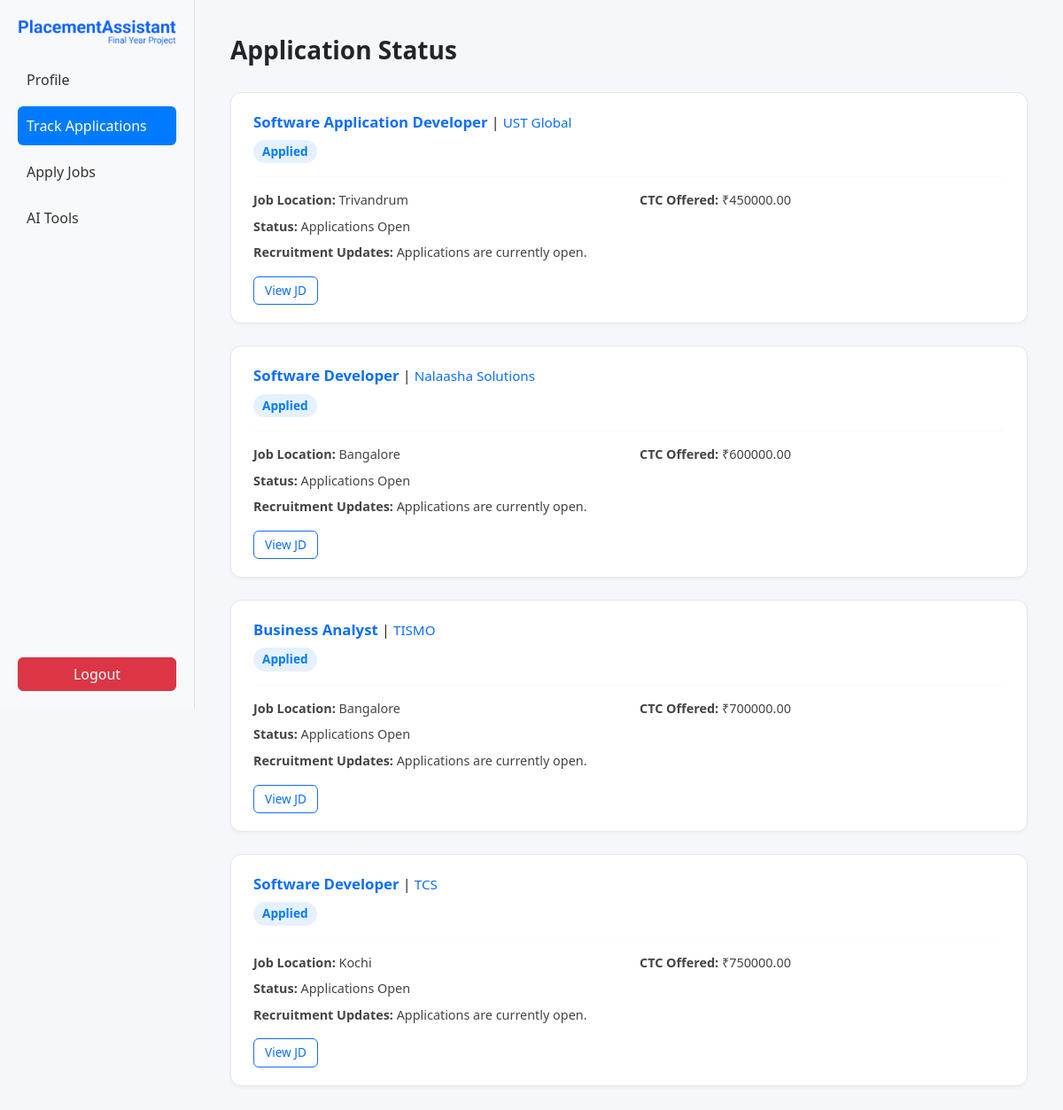
Page /jobs/track/ (signed in) on the earlier database version.
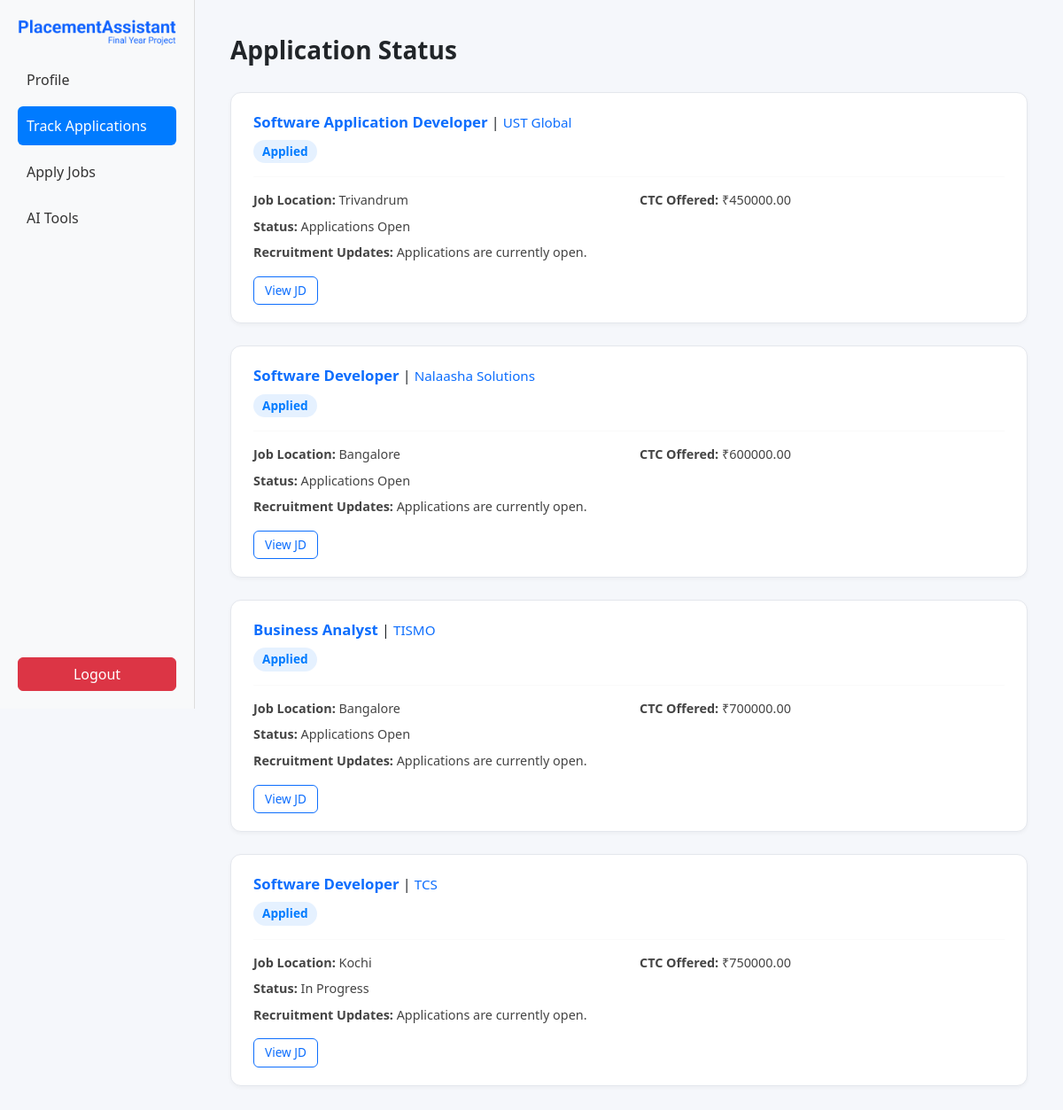
Same page on the later database version.
### jobs/models.py (models this page shows, shortened)
class Application(models.Model):
    STATUS_CHOICES = [
        ("Applied", "Applied"),
        ("Shortlisted", "Shortlisted"),
        ("Rejected", "Rejected"),
        ("Selected", "Selected"),
    ]
    student = models.ForeignKey(User, on_delete=models.CASCADE, related_name="applications")
    job = models.ForeignKey(Job, on_delete=models.CASCADE, related_name="applications")
    applied_at = models.DateTimeField(default=timezone.now)
    status = models.CharField(max_length=20, choices=STATUS_CHOICES, default="Applied")
    class Meta:
        unique_together = ("student", "job")  # Prevent multiple applications

class Job(models.Model):
    SLAB_CHOICES = [
        (1, "Slab 1 (< 6 LPA)"),
        (2, "Slab 2 (6–12 LPA)"),
        (3, "Slab 3 (>= 12 LPA)"),
    ]
    STATUS_CHOICES = [
        ('open', 'Applications Open'),
        ('progress', 'In Progress'),
        ('closed', 'Completed'),
    ]
    title = models.CharField(max_length=255)
    company_name = models.CharField(max_length=255)
    location = models.CharField(max_length=255)
    ctc = models.DecimalField(max_digits=10, decimal_places=2)  # LPA
    slab = models.IntegerField(choices=SLAB_CHOICES, blank=True, null=True)
    deadline = models.DateTimeField()
    min_cgpa = models.DecimalField(max_digits=4, decimal_places=2)
    max_backlogs = models.IntegerField(default=0)
    history_allowed = models.BooleanField(default=True)
    jd_file = models.FileField(upload_to="job_descriptions/",null=True, blank=True)
    created_by = models.ForeignKey(User, on_delete=models.CASCADE, related_name="posted_jobs")
    created_at = models.DateTimeField(auto_now_add=True)
    status = models.CharField(max_length=20, choices=STATUS_CHOICES, default='open')
    recruitment_updates = models.TextField(default="Applications are currently open.", blank=True)

### jobs/views.py (the view)
# urls.py: path('track/', views.track_applications, name='track_applications'),
@login_required
def track_applications(request):
    applications = Application.objects.filter(student=request.user).select_related('job')
    return render(request, 'students/track_applications.html', {'applications': applications})

### students/templates/students/track_applications.html (shortened to what this page needs)
{% load static %}
<!DOCTYPE html>
<html lang="en">
<head>
  <link href="https://cdn.jsdelivr.net/npm/bootstrap@5.3.2/dist/css/bootstrap.min.css" rel="stylesheet">
</head>
<body>
  <div class="d-flex">
    <div class="sidebar">
      <div class="logo-container text-center mb-3">
        <img src="{% static 'images/logo.png' %}" alt="PlacementAssistant Logo" class="img-fluid" style="max-height: 40px;">
      </div>
      <a href="{% url 'student_profile' %}">Profile</a>
      <a href="{% url 'track_applications' %}" class="active">Track Applications</a>
      <a href="{% url 'job_list' %}">Apply Jobs</a>
      <a href="{% url 'ai_tools' %}">AI Tools</a>
      <form method="post" action="/">
        <button type="submit" class="btn btn-danger w-100 mt-auto">Logout</button>
      </form>
    </div>
    <div class="main-content">
      <h3>Application Status</h3>
      {% if applications %}
        {% for app in applications %}
          <div class="app-card">
            <div>
              <span class="job-title">{{ app.job.title }}</span> |
              <span class="company-name">{{ app.job.company_name }}</span>
            </div>
            <div class="mt-2">
              <span class="status status-{{ app.status|lower }}">
                {{ app.get_status_display }}
              </span>
            </div>
            <hr>
            <div class="row job-info">
              <div class="col-md-6"><strong>Job Location:</strong> {{ app.job.location }}</div>
              <div class="col-md-6"><strong>CTC Offered:</strong> ₹{{ app.job.ctc }}</div>
            </div>
            <div class="job-info"><strong>Status:</strong> {{ app.job.get_status_display }}</div>
            <div class="job-info"><strong>Recruitment Updates:</strong> {{ app.job.recruitment_updates }}</div>
            {% if app.job.jd_file %}
              <a href="{{ app.job.jd_file.url }}" target="_blank" class="btn btn-outline-primary btn-sm mt-2">
                View JD
              </a>
            {% endif %}
          </div>
        {% endfor %}
      {% else %}
        <p class="text-muted">You haven’t applied to any jobs yet.</p>
      {% endif %}
    </div>
  </div>
</body>
</html>

Differences in the rows shown:
changed through a linked row, Application "TCS": job.status "Applications Open" → "In Progress"
